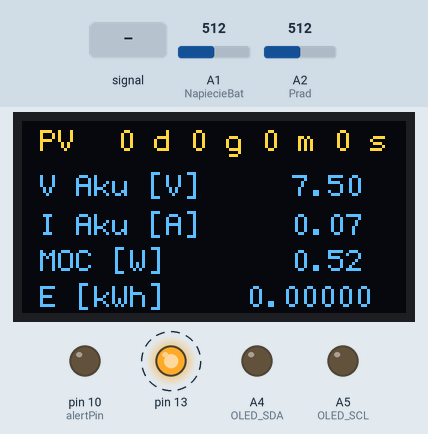
Recording of a sketch running on a simulated Arduino Uno, built with avr-gcc and run on an emulated ATmega328P. Shown: 128×64 one-colour display, output pins drawn as LEDs (lit = HIGH). Dashed ring = blinking. The inputs (shaded band) are chosen by the test bench; at power-on: A1 (NapiecieBat) = 512, A2 (Prad) = 512. The OLED is the two-colour kind (top 16 rows yellow).

Above: at 1.3 s.
1.4 s: A1 (NapiecieBat) fed a 200 Hz sine of ±81 counts around its level
At 3.4 s:
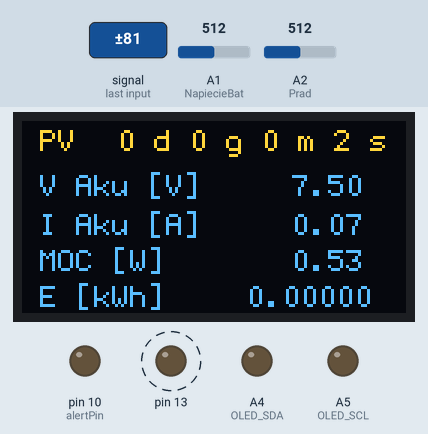
4.4 s: A1 (NapiecieBat) set to 716
At 5.5 s:
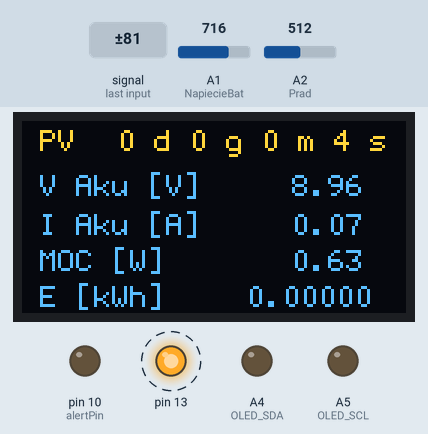
6.4 s: A2 (Prad) set to 716
At 8.4 s:
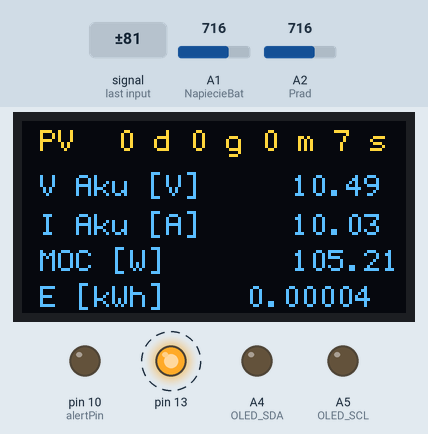
8.6 s: A1 (NapiecieBat) set to 900
At 9.9 s:
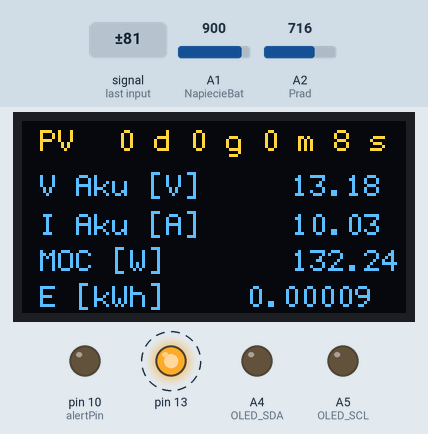
10.8 s: A2 (Prad) set to 900
At 12.8 s:
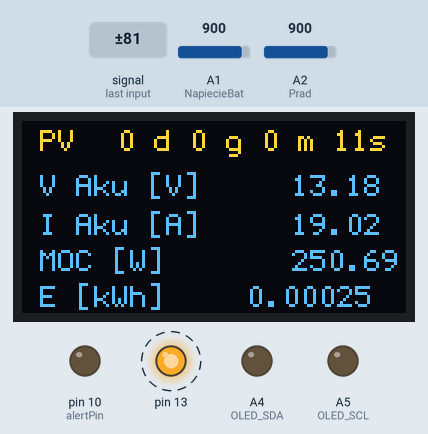
13.0 s: A2 (Prad) set to 1023
At 14.3 s:
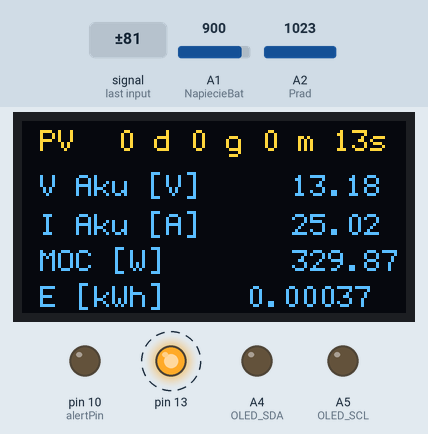
Timing chart, 0 to 16.3 s (numbered marks = the images above; inputs shaded):
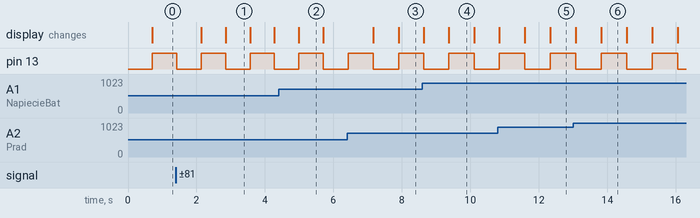

The sketch:

PV_POWER.ino
```cpp
#include <U8glib.h>

#define Prad A2
//#define NapiecieKol A0
#define NapiecieBat A1

#define OLED_SCL A5
#define OLED_SDA A4

#define alertPin 10  //has PWM!

float moc;
float energia;
float IBat;
////float VKol;
float VBat;

float InIBat;
//float InVKol;
float InVBat;

//float tmpenergia;
int tmpInIBat;
int tmpInVBat;
//int tmpInVKol;

//float czasPracyWMin; // czas pracy wyrażony w minutach
// MAX wartość czasu 49dni 17h
byte czasPracyMin;  //czas pracy sterownika część: minut
byte czasPracyGodz; //czas pracy sterownika część: godzin
int czasPracyDni;   //czas pracy sterownika część: dni
byte czasPracySec; //czas pracy sterownika część: sekundy

unsigned long czas;
unsigned long previousCzas;

int i = 0;
byte timerRow = 10;
byte timerCol = 26;

int numCheck = 1000;
unsigned long uCtime;
byte previous = 0;

float switchVoltage = 12; //if battery voltage drop below this value it starts blinking diode!
float minVoltage = 10.5; //min battery voltage from safety reason, this value must be lower than switchVoltage!
byte val; //temporary alert value for analogwrite
U8GLIB_SSD1306_128X64 u8g(U8G_I2C_OPT_NONE);

void setup() {
  // put your setup code here, to run once:

//  Serial.begin(115200);

  pinMode (Prad, INPUT);
  pinMode (NapiecieBat, INPUT);
  //pinMode (NapiecieKol, INPUT);
  pinMode(13, OUTPUT);
  pinMode(OLED_SCL, OUTPUT);
  pinMode(OLED_SDA, OUTPUT);

  pinMode(alertPin, OUTPUT);

  //if (u8g.getMode()==U8G_MODE_R3G3B2){u8g.setColorIndex(255);}
  //else if (u8g.getMode()== U8G_MODE_GRAY2BIT) { u8g.setColorIndex(3);}
  //else if (u8g.getMode() == U8G_MODE_BW) { u8g.setColorIndex(1);}
  //else if (u8g.getMode() == U8G_MODE_HICOLOR) { u8g.setHiColorByRGB(255,255,255);}
  //u8g.setFont(u8g_font_6x12);


}

void drawOLED ()
{
  u8g.setFont(u8g_font_6x12);
  //u8g.setFont(u8g_font_7x14);
  u8g.drawStr(0, 10, " PV ");

  //  u8g.setPrintPos(30,10);
  //  u8g.print(czas);
  //
  //  u8g.setPrintPos(6,30);
  //  u8g.print(millis());
  //
  //u8g.setFont(u8g_font_6x12);
  //dni
  u8g.setPrintPos(timerCol + 6, timerRow);
  u8g.print(czasPracyDni);
  u8g.drawStr(timerCol + 18, timerRow, "d ");

  //godziny
  u8g.setPrintPos(timerCol + 30, timerRow);
  u8g.print(czasPracyGodz);
  u8g.drawStr(timerCol + 42, timerRow, "g ");

  //minuty
  u8g.setPrintPos(timerCol + 54, timerRow);
  u8g.print(czasPracyMin);
  u8g.drawStr(timerCol + 66, timerRow, "m ");

  //sekundy
  //u8g.setFont(u8g_font_10x20);
  // u8g.setFont(u8g_font_osb18);

  u8g.setPrintPos(timerCol + 78, timerRow);
  u8g.print(czasPracySec);
  //   u8g.setFont(u8g_font_10x20);
  u8g.drawStr(timerCol + 90, timerRow, "s");


  u8g.drawStr(0, 25, " V Aku [V] "); //11
  u8g.setPrintPos(90, 25);
  u8g.print(VBat);

  u8g.drawStr(0, 38, " I Aku [A] "); //11
  u8g.setPrintPos(90, 38);
  u8g.print(IBat);

  u8g.drawStr(0, 50, " MOC [W] "); // 9
  u8g.setPrintPos(90, 50);
  u8g.print(moc);

  u8g.drawStr(0, 62, " E [kWh] "); //9
  u8g.setPrintPos(75, 62);
  u8g.print(energia, 5);
}

void timer ()
{
  // sprawdzić czy może nie dać czasów w unsigned long + rzutowanie po obliczeniu dzielenia na intiger
  //czasPracyWMin = millis()/60000;
//  uCtime = millis();

  uCtime = ((unsigned long)(millis() / 1000)); //ms->s
//  Serial.print("uCtime: ");
//  Serial.println(uCtime);
  uCtime = uCtime%2;
//  Serial.print("uCtime 2: ");
//  Serial.println(uCtime);
  if (previous!=uCtime) {
    previous = uCtime;

    czasPracySec = (czasPracySec + 1) % 60;
    if (!czasPracySec) {
      alert();
      //    czasPracyMin = (int)((uCtime / 60000) % 60); // ms ->s 1000 // s -> min 60
      czasPracyMin = (czasPracyMin + 1) % 60;
      if (!czasPracyMin) {
        //      czasPracyGodz = (int)(uCtime / 3600000) % 24; //ms ->s 1000 //s->min 60 // min ->godz 60
        czasPracyGodz =(czasPracyGodz+1)%24;
        if (!czasPracyGodz) {
          //        czasPracyDni = ((int)(uCtime / 86400000)); // ms->s 1000 //s->min 60 // min->godz 60 // godz->dni 24
          czasPracyDni++;
        }
      }
    }
  }

//  Serial.print("previous: ");
//  Serial.print(previous);
//  Serial.print("   uCtime: ");
//  Serial.print(uCtime);
//  Serial.print("   czasPracySec: ");
//  Serial.println(czasPracySec);

}

//if voltage is too low -> uC gives signals!
void alert(){
  if(VBat<minVoltage){
      val=255;
    }
  else if(VBat<switchVoltage){
    val = (abs(VBat - switchVoltage)/(switchVoltage-minVoltage))*255;
  }
  else{
    val=0;
  }
  analogWrite(alertPin, val);
}

void loop() {
  if (i < numCheck)
  { i++;
    tmpInIBat = analogRead(Prad);
    InIBat += tmpInIBat;

    tmpInVBat = analogRead(NapiecieBat);
    InVBat += tmpInVBat;

    //tmpInVKol = analogRead (NapiecieKol);
    //InVKol += tmpInVKol;

  }
  else {
    i = 0;

    InIBat = InIBat / numCheck; // i = max (100);
    InVBat = InVBat / numCheck;
    //  InVKol = InVKol/100;

    IBat = (0.048828125 * InIBat) - 25 + 0.07; //5/1024/0.1 Sensivity = 0.1V/A 2.5/0.1 = 25
    //                                          //0.07 błąd pomiaru!
    VBat = InVBat * 0.0146484375; //(5/1024)*(990Ohm/330Ohm);
    ////VKol = InVKol * 0.0146484375;//(5/1024)*(990Ohm/330Ohm); 990 Ohm = 330+330+330
    ////VKol = InVKol *0.0048828125 ;
    moc = VBat * IBat;
    //    Serial.print("moc: ");
    //    Serial.println(moc);
    czas = millis();
    if(czas<previousCzas){
      previousCzas=0;
    }

    previousCzas = czas-previousCzas;
    //    Serial.print("czas: ");
    //    Serial.println(czas);
    energia += ((moc * previousCzas) / 3600000000); //3600 - sek na h, 1000 bo kilo(waty), 1000 ms to s
    previousCzas = czas;
    //    Serial.print("energia: ");
    //    Serial.println(energia,8);
    //    Serial.println(czasPracySec);


    timer();

    u8g.firstPage();

    do
    { drawOLED();

    }
    while (u8g.nextPage());


    InIBat = 0;
    InVBat = 0;
    //  InVKol = 0;

    // Serial.println(czas);
    //  Serial.println(energia,10);
    //  Serial.println(moc);
    //  Serial.println(czas);
    //  Serial.println(czasPracyMin);
    //    Serial.println (" ");


    if (!digitalRead(13)) {
      digitalWrite(13, 1);
    }
    else if (digitalRead(13)) {
      digitalWrite(13, 0);
    }
  }
  //  Serial.println(IBat);
}
```

Measured:
- by itself, pin 13: alternates HIGH for 0.75 s and LOW for 0.75 s
- what the display in image 1 shows lasts 0.7 s, from 2.9 s to 3.6 s
